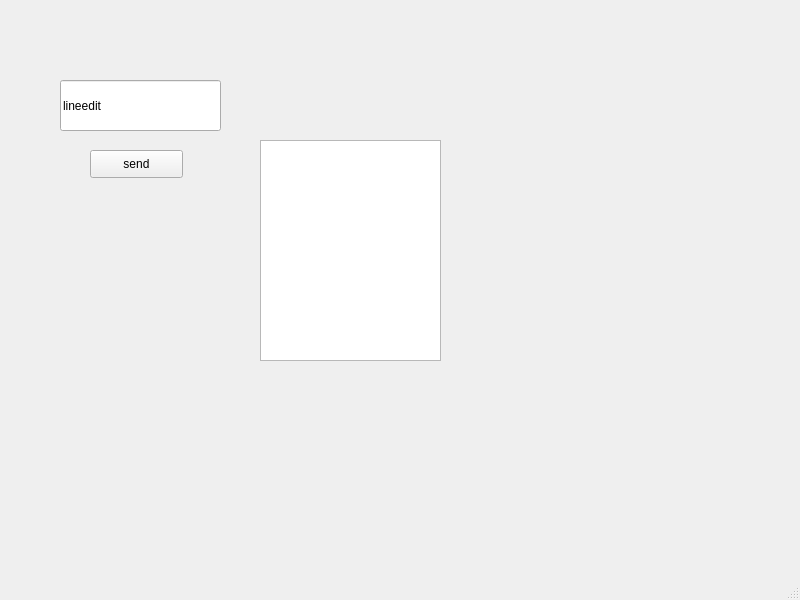
<?xml version="1.0" encoding="UTF-8"?>
<ui version="4.0">
 <class>MainWindow</class>
 <widget class="QMainWindow" name="MainWindow">
  <property name="geometry">
   <rect>
    <x>0</x>
    <y>0</y>
    <width>800</width>
    <height>600</height>
   </rect>
  </property>
  <property name="windowTitle">
   <string>MainWindow</string>
  </property>
  <widget class="QWidget" name="centralwidget">
   <widget class="QTextEdit" name="textEdit">
    <property name="geometry">
     <rect>
      <x>260</x>
      <y>140</y>
      <width>181</width>
      <height>221</height>
     </rect>
    </property>
   </widget>
   <widget class="QLineEdit" name="lineEdit">
    <property name="geometry">
     <rect>
      <x>60</x>
      <y>80</y>
      <width>161</width>
      <height>51</height>
     </rect>
    </property>
    <property name="text">
     <string>lineedit</string>
    </property>
   </widget>
   <widget class="QPushButton" name="pushButton">
    <property name="geometry">
     <rect>
      <x>90</x>
      <y>150</y>
      <width>93</width>
      <height>28</height>
     </rect>
    </property>
    <property name="text">
     <string>send</string>
    </property>
   </widget>
  </widget>
  <widget class="QMenuBar" name="menubar">
   <property name="geometry">
    <rect>
     <x>0</x>
     <y>0</y>
     <width>800</width>
     <height>26</height>
    </rect>
   </property>
  </widget>
  <widget class="QStatusBar" name="statusbar"/>
 </widget>
 <resources/>
 <connections/>
</ui>
